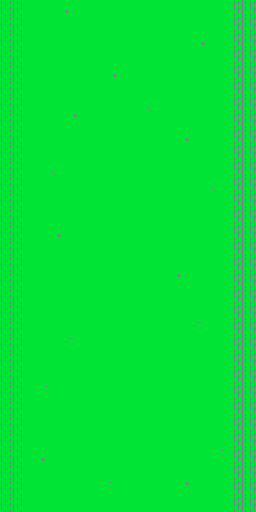

Below is a game level as drawn by its tile map, then a one-line description and the .tmx that defines it (tile-layer data replaced by summaries):
An orthogonal 32x64 tile map with 8x8 px tiles, 2 tile layers (bg2, bg1).

<map version="1.9" tiledversion="1.9.2" orientation="orthogonal" renderorder="right-down" width="32" height="64" tilewidth="8" tileheight="8" infinite="0" nextlayerid="3" nextobjectid="1">
 <tileset firstgid="1" name="tileset_space" tilewidth="8" tileheight="8" tilecount="32" columns="8">
  <image source="../tilesets/tileset_space.bmp" width="64" height="32" />
 </tileset>
 <layer id="1" name="bg2" width="32" height="64">
  <data>[2048 cells, 2048 non-empty, 20 distinct tile ids]</data>
 </layer>
 <layer id="2" name="bg1" width="32" height="64">
  <data>[2048 cells, 2048 non-empty, 12 distinct tile ids]</data>
 </layer>
</map>
